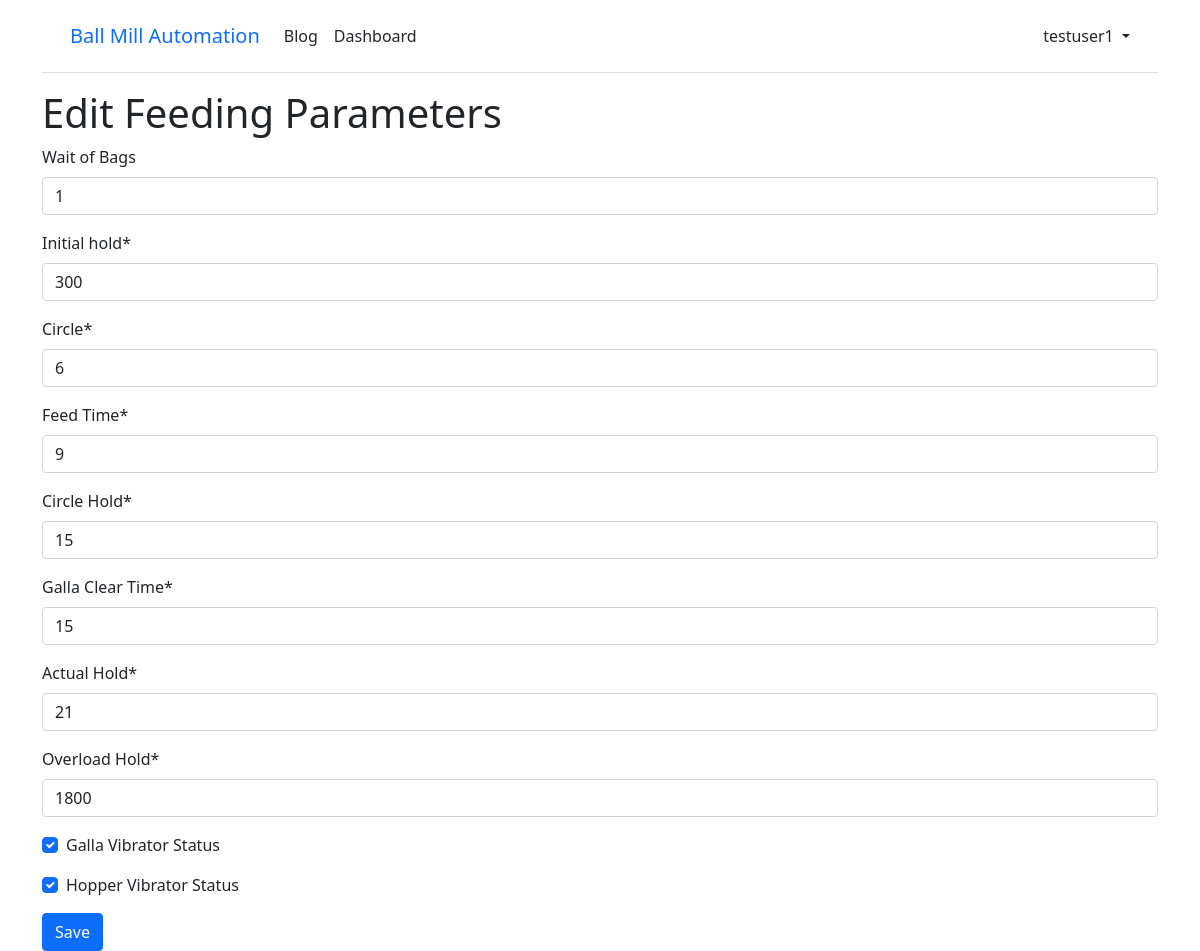
Screenshot of /milldata/device/1/edit_feeding/ (signed in) with the database file from the repository.
### accounts/models.py (models this page shows)
class CustomUser(AbstractUser):
    mobile = models.CharField(max_length=10, null=True, blank=True)

### milldata/models.py (models this page shows, shortened)
class Device(models.Model):
    STATUS_CHOICES = (
        ('active', 'Active'),
        ('inactive', 'Inactive'),
    )
    name = models.CharField(max_length=255)
    company = models.ForeignKey(Company, on_delete=models.CASCADE)
    device_id = models.CharField(max_length=255)
    ip_address = models.CharField(max_length=15, null=True, blank=True)
    mac_address = models.CharField(max_length=17, null=True, blank=True)
    status = models.CharField(max_length=20, choices=STATUS_CHOICES, default='active')
    wait_bags =models.IntegerField(default=3, null=False, blank=True)
    initial_hold = models.IntegerField(default=600)
    circle = models.IntegerField(default=21)
    feed_time = models.IntegerField(default=6)
    circle_hold = models.IntegerField(default=15)
    galla_clear_time = models.IntegerField(default=20)
    actual_hold = models.IntegerField(default=900)
    overload_hold = models.IntegerField(default=2100)
    galla_vibrator_status = models.BooleanField(default=True)
    hopper_vibrator_status = models.BooleanField(default=True)

### milldata/views.py (the view, shortened to what this page needs)
# urls.py: path('device/<int:pk>/edit_feeding/', EditFeedingView.as_view(), name='edit_feeding'),
class EditFeedingView(LoginRequiredMixin, generic.UpdateView):
    model = Device
    form_class = EditFeedingForm
    template_name = "edit_feeding.html"
    def get_queryset(self):
        return Device.objects.filter(company__owner=self.request.user)

### milldata/forms.py
class EditFeedingForm(forms.ModelForm):
    class Meta:
        model = Device
        fields = ['wait_bags', 'initial_hold', 'circle', 'feed_time', 'circle_hold', 'galla_clear_time', 'actual_hold', 'overload_hold', 'galla_vibrator_status', 'hopper_vibrator_status']
        labels = {
            'wait_bags' : 'Wait of Bags',
            'initial_hold': 'Initial hold',
            'circle': 'Circle',
            'feed_time': 'Feed Time',
            'circle_hold': 'Circle Hold',
            'galla_clear_time': 'Galla Clear Time',
            'actual_hold': 'Actual Hold',
            'overload_hold': 'Overload Hold',
            'galla_vibrator_status': 'Galla Vibrator Status',
            'hopper_vibrator_status': 'Hopper Vibrator Status'
        }

### templates/edit_feeding.html (shortened to what this page needs)
{% extends 'base.html' %}
{% load crispy_forms_tags %}
{% block content %}
    <h1>Edit Feeding Parameters</h1>
    <form method="post">
        {{ form|crispy }}
        <button type="submit" class="btn btn-primary">Save</button>
    </form>
{% endblock %}

### templates/base.html (shortened to what this page needs)
<!doctype html>
<html lang="en">
    <head>
    <link href="https://cdn.jsdelivr.net/npm/bootstrap@5.1.3/dist/css/bootstrap.min.css" rel="stylesheet">
    </head>
    <body>
    <div class="container">
        <header class="p-3 mb-3 border-bottom">
            <div class="container">
                <div class="d-flex flex-wrap align-items-center justify-content-center justify-content-lg-start">
                    <a class="navbar-brand" href="{% url 'home' %}">Ball Mill Automation</a>
                    <ul class="nav col-12 col-lg-auto me-lg-auto mb-2 justify-content-center mb-md-0">
                        <li><a href="{% url 'blog' %}" class="nav-link px-2 link-dark">Blog</a></li>
                            {% if user.is_authenticated %}
                                <li><a href="{% url 'dashboard' user.pk %}" class="nav-link px-2 link-dark">Dashboard</a></li>
                    </ul>
                    <div class="dropdown text-end">
                        <a href="#" class="d-block link-dark text-decoration-none dropdown-toggle" id="dropdownUser1" data-bs-toggle="dropdown" aria-expanded="false">
                            {{ user.username }}
                        </a>
                    </div>
                    {% else %}
                    </ul>
                    <div class="text-end">
                        <a href="{% url 'login' %}" class="btn btn-outline-primary me-2">Log In</a>
                        <a href="{% url 'signup' %}" class="btn btn-primary">Sign Up</a>
                    </div>
                    {% endif %}
                </div>
            </div>
        </header>
        <main>
            {% block content %}
            {% endblock content %}
        </main>
    </div>
    </body>
</html>

### rows the page displays
CustomUser: username "testuser1"
Device: wait_bags "1", initial_hold "300", circle "6", feed_time "9", circle_hold "15", galla_clear_time "15", actual_hold "21", overload_hold "1800", galla_vibrator_status "☑", hopper_vibrator_status "☑"
